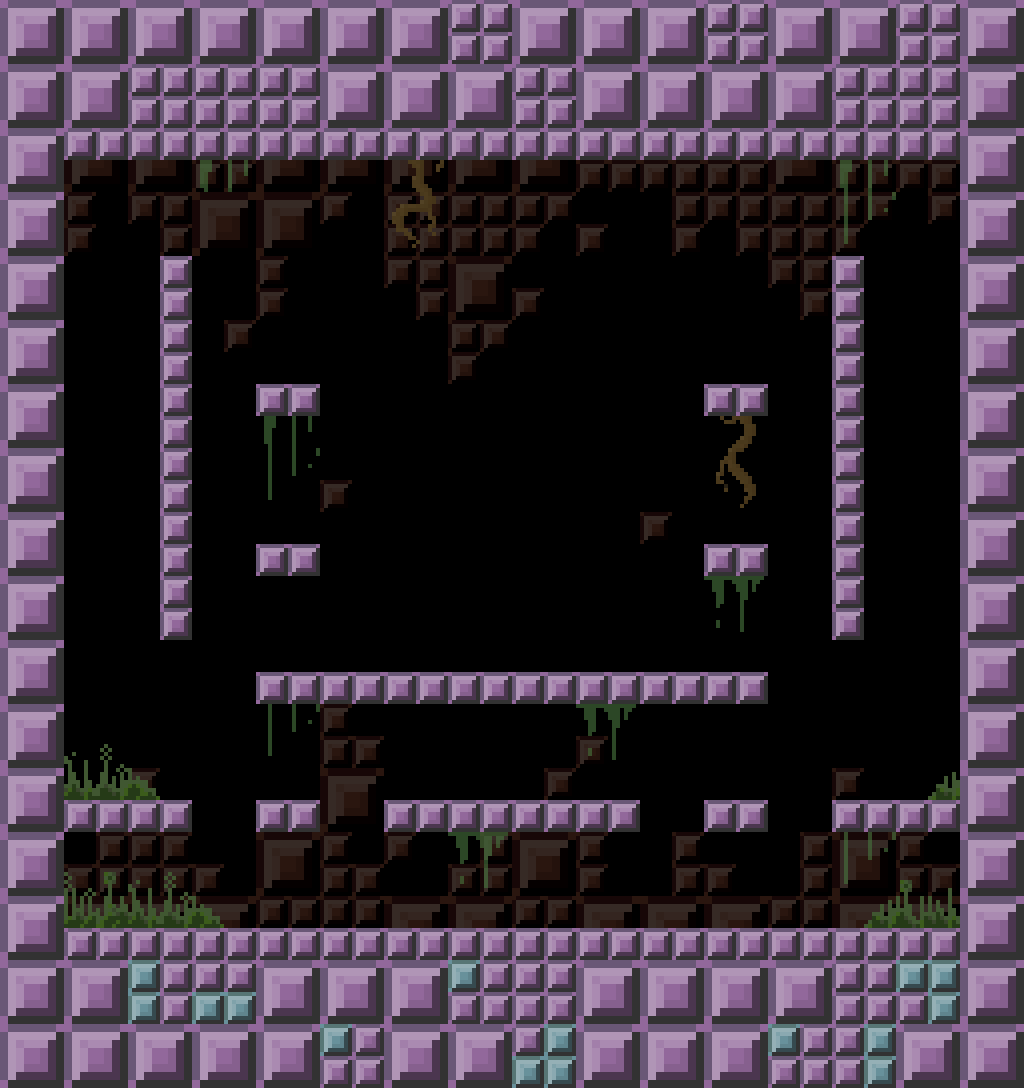

This is a level from a 2D game, rendered from its Tiled map with the project's own tilesets. A one-line summary and the map file follow, with tile-layer data summarised:
An orthogonal 16x17 tile map with 64x64 px tiles, 3 tile layers (background, detail, Blocks), 2 tilesets and 20 objects (10x Platform, 6x Solid, 4x squatmo).

<map version="1.0" tiledversion="1.0.2" orientation="orthogonal" renderorder="left-down" width="16" height="17" tilewidth="64" tileheight="64" nextobjectid="49">
 <properties>
  <property name="colour_quad" type="int" value="3" />
  <property name="round_time" type="float" value="24" />
 </properties>
 <tileset firstgid="1" name="large" tilewidth="64" tileheight="64" tilecount="112" columns="14">
  <image source="../images/block.png" width="896" height="512" />
 </tileset>
 <tileset firstgid="113" name="block_background" tilewidth="64" tileheight="64" tilecount="42" columns="6">
  <image source="../images/block_background.png" width="384" height="448" />
 </tileset>
 <layer name="background" width="16" height="17">
  <data>[272 cells, 135 non-empty, 13 distinct tile ids]</data>
 </layer>
 <layer name="detail" width="16" height="17">
  <data>[272 cells, 26 non-empty, 15 distinct tile ids]</data>
 </layer>
 <layer name="Blocks" width="16" height="17">
  <data>[272 cells, 96 non-empty, 11 distinct tile ids]</data>
 </layer>
 <objectgroup color="#00aa00" name="geometry" visible="0">
  <object id="3" type="Solid" x="64" y="0" width="896" height="160" />
  <object id="7" type="Solid" x="64" y="928" width="896" height="112" />
  <object id="8" type="Solid" x="960" y="128" width="64" height="832" />
  <object id="9" type="Solid" x="0" y="128" width="64" height="832" />
  <object id="47" type="Solid" x="832" y="256" width="32" height="384" />
  <object id="48" type="Solid" x="160" y="256" width="32" height="384" />
  <object id="40" type="Platform" x="256" y="544" width="64" height="32" />
  <object id="43" type="Platform" x="256" y="800" width="48" height="32" />
  <object id="38" type="Platform" x="704" y="384" width="64" height="32" />
  <object id="41" type="Platform" x="256" y="672" width="512" height="32" />
  <object id="37" type="Platform" x="256" y="384" width="64" height="32" />
  <object id="46" type="Platform" x="848" y="800" width="112" height="32" />
  <object id="39" type="Platform" x="704" y="544" width="64" height="32" />
  <object id="44" type="Platform" x="384" y="800" width="256" height="32" />
  <object id="42" type="Platform" x="64" y="800" width="112" height="32" />
  <object id="45" type="Platform" x="720" y="800" width="48" height="32" />
 </objectgroup>
 <objectgroup name="Spawn">
  <object id="28" name="squatmo" x="288" y="320" width="16" height="16" />
  <object id="30" name="squatmo" x="736" y="320" width="16" height="16" />
  <object id="35" name="squatmo" x="288" y="480" width="16" height="16" />
  <object id="36" name="squatmo" x="736" y="480" width="16" height="16" />
 </objectgroup>
</map>
